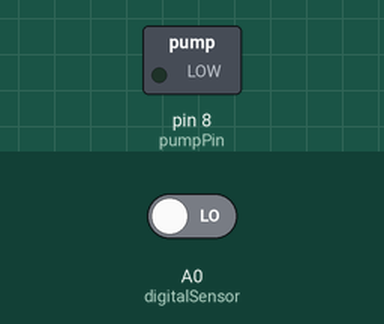
Simulated run of this sketch. Board: Arduino Uno, built with avr-gcc and run on an emulated ATmega328P. Parts: switched loads named in the sketch (green lamp = pin HIGH). The inputs (shaded band) are chosen by the test bench; at power-on: A0 (digitalSensor) LOW.

Above: at 1.2 s.
1.3 s: A0 (digitalSensor) driven HIGH
At 2.5 s:
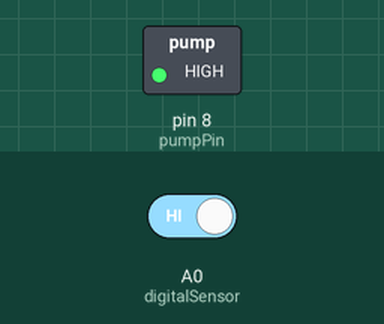
2.8 s: A0 (digitalSensor) driven LOW
At 3.7 s:
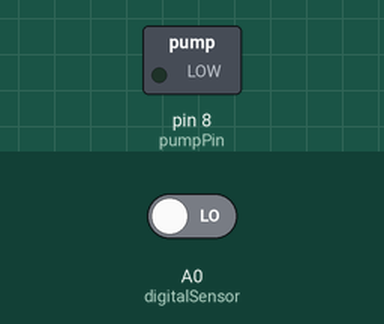
Timing chart, 0 to 5.8 s (numbered marks = the images above; inputs shaded):
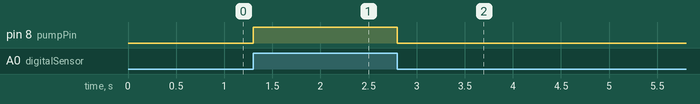

Measured:
- after the input at 1.3 s, pin 8 (pumpPin): LOW → HIGH at once
- after the input at 2.8 s, pin 8 (pumpPin): HIGH → LOW at once

The sketch:

auto_watering_system.ino
```cpp
int digitalSensor = A0; //A0 pin
int pumpPin = 8; //relay pin

void setup() {
  pinMode(digitalSensor, INPUT);
  pinMode(pumpPin, OUTPUT);
}

void loop() {
  if(digitalRead(digitalSensor) == HIGH){
    digitalWrite(pumpPin, HIGH);

  }else{
    digitalWrite(pumpPin, LOW);
  }
  // 1hour (pump stop time)
}
```
